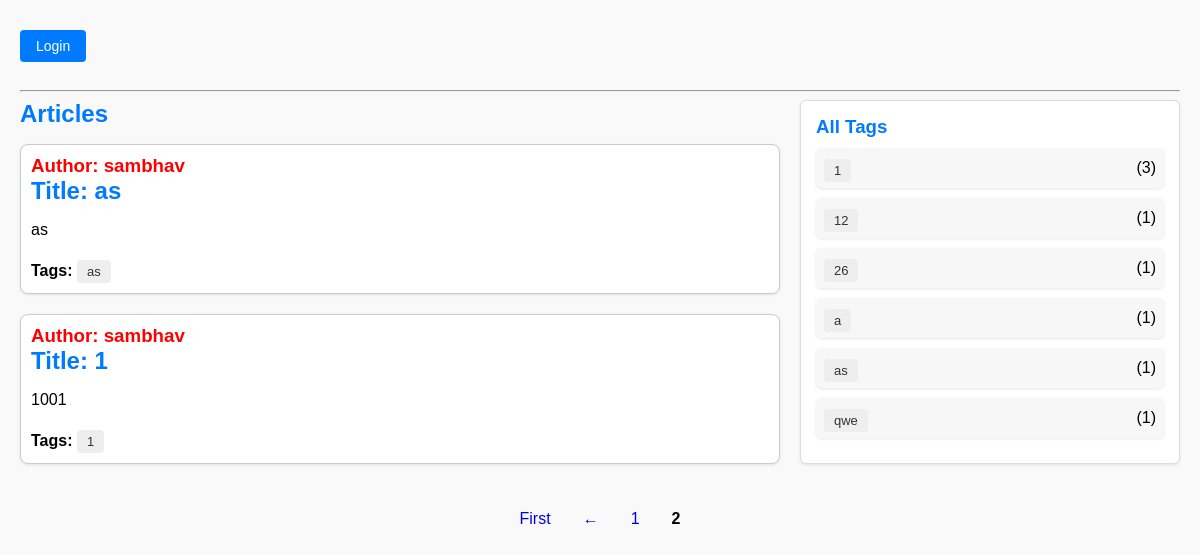
Page /?page=2 on the earlier database version.
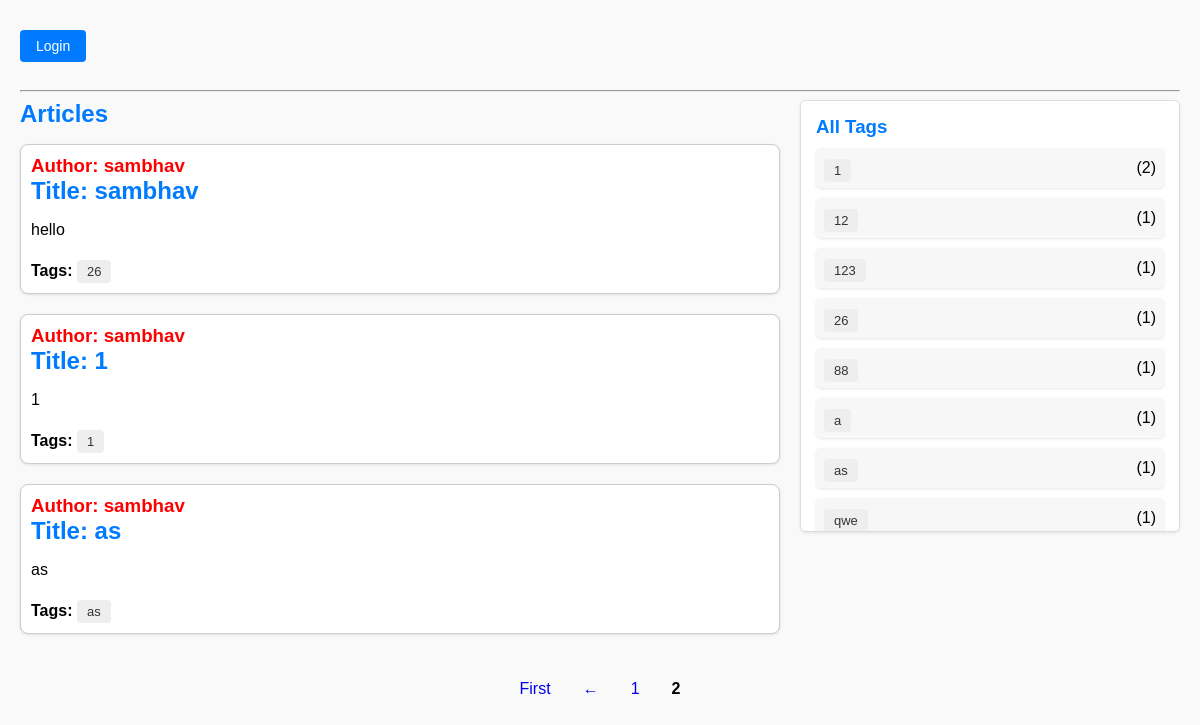
Same page on the later database version.
### article/models.py (models this page shows, shortened)
class Cuser(AbstractUser):
    phone = models.CharField(max_length=15, blank=True, null=True)

class Articles(models.Model):
    title = models.CharField(max_length=200)
    content = models.TextField()
    tags = models.CharField(max_length=100)
    author = models.ForeignKey(
        settings.AUTH_USER_MODEL,
        on_delete=models.CASCADE
    )
    is_draft = models.BooleanField(default=False)
    created_at = models.DateTimeField(auto_now_add=True)

### article/views.py (the view)
# urls.py: path('', article, name='home'),
def article(request):
    user = request.user if request.user.is_authenticated else None
    search_query = request.GET.get('search', '').strip()
    articles_qs = Articles.objects.filter(is_draft=False).select_related('author').order_by('-created_at')
    if search_query:
        import re
        escaped_query = re.escape(search_query)
        articles_qs = articles_qs.filter(
            Q(title__iregex=rf'\b{escaped_query}\b') | Q(content__iregex=rf'\b{escaped_query}\b')
        )
    paginator = Paginator(articles_qs, 5)
    page_number = request.GET.get('page')
    page_obj = paginator.get_page(page_number)
    processed_articles = [
        {
            'id': art.id,
            'title': art.title,
            'content': art.content,
            'tags': art.tags,
            'tag_list': [tag.strip() for tag in art.tags.split(',') if tag.strip()],
            'author_name': art.author.username,
            'created_at': art.created_at,
        }
        for art in page_obj
    ]
    all_tags_flat = []
    for art in Articles.objects.filter(is_draft=False):
        all_tags_flat.extend([tag.strip() for tag in art.tags.split(',') if tag.strip()])
    tag_counts = Counter(all_tags_flat)
    tag_counts_list = sorted(tag_counts.items())
    has_drafts = Articles.objects.filter(author=user, is_draft=True).exists() if user else False
    context = {
        'articles': processed_articles,
        'user_name': user.username if user else None,
        'is_logged_in': bool(user),
        'all_tags': sorted(set(all_tags_flat)),
        'tag_counts_list': tag_counts_list,
        'page_obj': page_obj,
        'has_drafts': has_drafts,
        'no_drafts': not has_drafts,
        'search_query': search_query,  # keep query in input field
    }
    if request.headers.get("x-requested-with") == "XMLHttpRequest" and request.GET.get("format") == "html":
        return render(request, 'article.html', context)
    return render(request, 'article.html', context)

### article/templates/article.html (shortened to what this page needs)
 {% load static %}
<!DOCTYPE html>
<html lang="en">
<head id="navbar">
  <link rel="stylesheet" href="{% static 'css/article.css' %}">
</head>
<body>
<div id="navbar" style="display: flex; justify-content: space-between; align-items: center;">
  {% if is_logged_in %}
    <div>
      <a href="{% url 'add_article' %}" class="button ajax-page">Add Article</a>
      <a
        href="{% url 'draft_article' %}"
        id="draftsLink"
        class="button ajax-page"
        data-has-drafts="{{ has_drafts|yesno:'true,false' }}"> My Drafts </a>
      <a href="{% url 'logout' %}" class="button">Logout</a>
    </div>
     <form id="search-form">
    <input type="text" name="search" placeholder="Search articles..." value="{{ search_query }}">
    <button type="submit">Search</button>
    </form>
    <div><strong>Welcome, {{ user_name }}!</strong></div>
  {% else %}
    <div>
      <a href="{% url 'login' %}" class="button ajax-page">Login</a>
    </div>
  {% endif %}
</div>
<hr>
<div style="display: grid; grid-template-columns: 2fr 1fr; gap: 20px; align-items: flex-start;">
<div>
  <h2>Articles</h2>
  <ul id="article-list" style="list-style: none; padding: 0;">
    {% for article in articles %}
      <li style="margin-bottom: 20px; padding: 10px; border: 1px solid #ccc; border-radius: 8px; background: white;">
        <h3>Author: {{ article.author_name }}</h3>
        <h2>Title: {{ article.title }}</h2>
        <p>{{ article.content }}</p>
        {% if article.tag_list %}
          <strong>Tags:</strong>
          {% for tag in article.tag_list %}
            <a href="{% url 'tags' tag %}" class="tag-link" style="margin-right: 5px;">{{ tag }}</a>
          {% endfor %}
        {% endif %}
      </li>
    {% empty %}
      <li>No articles found.</li>
    {% endfor %}
  </ul>
</div>
  <div class="tags-sidebar">
    <h3>All Tags</h3>
    <ul>
      {% for tag, count in tag_counts_list %}
        <li>
          <a href="{% url 'tags' tag %}" class="tag-link"
             {% if selected_tag and selected_tag|lower == tag|lower %}style="font-weight:bold;color:red;"{% endif %}>
             {{ tag }}
          </a> ({{ count }})
        </li>
      {% endfor %}
    </ul>
  </div>
</div>
{% if page_obj.has_other_pages %}
  <div class="pagination-wrapper" style="text-align:center; margin-top: 20px;">
    <div class="pagination">
      {% if page_obj.number > 1 %}
        <a href="?page=1" class="ajax-page">First</a>
      {% endif %}
      {% if page_obj.has_previous %}
        <a href="?page={{ page_obj.previous_page_number }}" class="ajax-page">&larr;</a>
      {% endif %}
      {% for num in page_obj.paginator.page_range %}
        {% if num >= page_obj.number|add:'-2' and num <= page_obj.number|add:'2' %}
          {% if num == page_obj.number %}
            <strong>{{ num }}</strong>
          {% else %}
            <a href="?page={{ num }}" class="ajax-page">{{ num }}</a>
          {% endif %}
        {% endif %}
      {% endfor %}
    </div>
  </div>
{% endif %}
</body>
</html>

### article/static/css/article.css (style rules this page uses)
body { font-family: Arial, sans-serif; margin: 20px; background-color: #f9f9f9; }
h1, h2 { margin: 0 0 10px; color: #007BFF; }
h3 { margin: 0; color: red; }
.button { display: inline-block; padding: 8px 16px; font-size: 14px; color: #fff; background-color: #007BFF; text-decoration: none; border-radius: 4px; margin: 10px 5px 20px 0; }
ul { padding: 0; list-style: none; }
li { background: #fff; padding: 15px; margin-bottom: 10px; border-radius: 5px; box-shadow: 0 1px 3px rgba(0, 0, 0, 0.1); }
.tag-link { display: inline-block; margin-right: 5px; margin-top: 5px; text-decoration: none; background-color: #eee; color: #333; padding: 4px 10px; border-radius: 4px; font-size: 13px; transition: background-color 0.2s ease, color 0.2s ease; }
.pagination-wrapper { display: flex; justify-content: center; margin-top: 30px; width: 100%; }
.pagination { display: flex; gap: 8px; align-items: center; }
.pagination a, .pagination strong { padding: 6px 12px; border-radius: 4px; text-decoration: none; transition: 0.2s; }
.tags-sidebar { flex: 1; max-height: 400px; overflow-y: auto; background: #fff; padding: 15px; border-radius: 6px; border: 1px solid #ddd; box-shadow: 0 1px 3px rgba(0, 0, 0, 0.1); margin-top: 0; display: flex; flex-direction: column; }
.tags-sidebar h3 { margin: 0 0 10px 0; color: #007BFF; }
.tags-sidebar ul { list-style: none; padding: 0; margin: 0; }
.tags-sidebar li { margin-bottom: 10px; background: #f7f7f7; padding: 6px 8px; border-radius: 5px; display: flex; justify-content: space-between; align-items: center; }
.tags-sidebar .tag-link { background-color: #eee; padding: 4px 10px; border-radius: 4px; font-size: 13px; color: #333; text-decoration: none; transition: 0.2s; }

Differences in the rows shown:
removed Articles: content "1001"
added Articles: tag_counts_list "123"
added Articles: tag_counts_list "88"
Other differences:
new list line: "Author: Title: Tags:"
new list line: "sambhav"
new list line: "sambhav hello 26"
new list line: "Author: Title: 1 1 Tags: 1"
new list line: "1 ( 2 )"
new list line: "( 1 )"
list line gone: "Author: Title: 1 Tags: 1"
list line gone: "sambhav"
list line gone: "1 ( 3 )"
